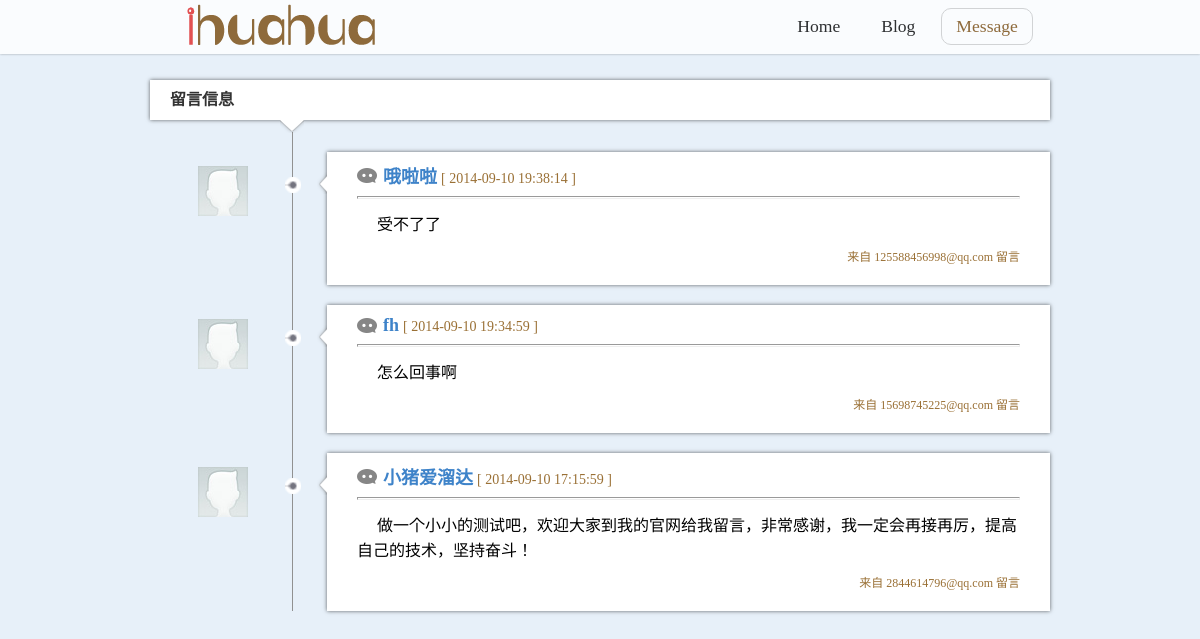
Page /show_content.php on the committed database.
### tables this page shows
CREATE TABLE IF NOT EXISTS `message` (
  `id` mediumint(6) unsigned NOT NULL AUTO_INCREMENT,
  `user` varchar(20) NOT NULL,
  `email` varchar(200) NOT NULL,
  `message` text NOT NULL,
  `date` datetime NOT NULL,
  PRIMARY KEY (`id`)
);

### show_content.php (the view, shortened to what this page needs)
<?php
	$query = mysql_query("SELECT user,email,message,date FROM message ORDER BY date DESC") or die('SQL 错误！');
	$result=array();
	while (!!$row = mysql_fetch_array($query, MYSQL_ASSOC)) {
		$result[]=$row;
	}
?>
<!DOCTYPE html>
<html>
<head>
<link href="" rel="stylesheet">
<link rel="stylesheet" href="css/base.css">
<link rel="stylesheet" href="css/message.css">
</head>
<body>
	<header id="header">
		<div class="top">
			<h1 id="logo"><img src="images/logo.png" alt=""></h1>
			<nav id="nav">
				<ul>
					<li><a href="index.html" target="_blank">Home</a></li>
					<li><a href="http://blog.ihuahua.cc" target="_blank">Blog</a></li>
					<li class="focus"><a href="javascript:;" target="_blank">Message</a></li>
				</ul>
			</nav>
		</div>
	</header>
	<div id="main">
		<div class="commend">
			<h2>留言信息</h2>
			<span class="message_down"></span>
		</div>
		<div class="content">
			<ul>
			<?php
				foreach($result as $key=>$value){ ?>
				<li>
					<div class="theme">
						<div class="img">
							<img src="images/small_face.jpg" alt="">
						</div>
						<div class="ico"></div>
						<div class="article">
							<div class="title">
								<i class="left_arrow"></i>
								<h4><?php echo $value['user'] ?></h4>
								<span>[ <?php echo $value['date'] ?> ]</span>
							</div>
							<hr>
							<p>
								<?php echo $value['message'] ?>
							</p>
							<div class="replay">
								来自 <?php echo $value['email'] ?> 留言
							</div>
						</div>
					</div>
				</li>
				<?php }; ?>
			</ul>
		</div>
	</div>
</body>
</html>

### css/base.css (style rules this page uses)
html { color:#000;background:#fff;-webkit-text-size-adjust:none;-ms-text-size-adjust:none; }
body,dl,dt,dd,ul,ol,li,h1,h2,h3,h4,form,input,textarea,p { margin:0;padding:0; }
ol,ul { list-style:none; }
img { border:0; }

### css/message.css (style rules this page uses)
html,body { background:#e7f0f9; width:100%; height: 100%; }
#header { position: fixed; z-index: 9995; left: 0; top: 0; width: 100%; background: #fff; height: 3.4em; line-height: 3.4em; box-shadow: 0 0 0.15em 0 rgba(0,0,0,0.4); opacity: 0.8; margin:0 auto; text-align: center; }
#header .top { width:75%; height: 3.4em; line-height: 3.4em; margin: 0 auto; position: relative; }
#logo { position: absolute; left: 1em; top: 0.1em; height: 1.6em; line-height: 1.6em; letter-spacing: -1px; }
#nav { position: absolute; right: 1em; top: 0.2em; height: 3em; line-height: 3em; }
#nav ul { margin: 0; }
#nav ul li { display: inline-block; margin-left: 0.3em; }
#nav ul li a { display: block; color: inherit; text-decoration: none; height: 2em; line-height: 2em; padding: 0 0.8em; outline: 0; margin:0 1px; border:1px solid #fff; font-size: 1.1em; }
#nav ul li a:hover,#nav ul li.focus a { border:1px solid #ccc; border-radius: 10px; color: #78490c; }
#main { width:75%; margin: 5em auto; border-radius: 4px; position: relative; min-width: 380px; }
#main .commend { width:100%; height: 40px; box-shadow: 0 0 4px rgba(0,0,0,0.6); background:#fff; }
#main .commend h2 { font-size: 16px; color: #333; padding-left: 20px; line-height: 40px; height: 40px; }
#main .commend .message_down { display: block; position: absolute; top:40px; left: 130px; background: url(../images/message_down.png) no-repeat; width:24px; height: 13px; }
#main .content { margin-top: 12px; padding:0 0 40px 40px; }
#main .content ul { margin-left:102px; border-left:1px solid #919191; }
#main .content ul li { position: relative; }
#main .content ul li .theme { padding:20px 0 0 34px; }
#main .content ul li .theme .article { background: #fff; position:relative; box-shadow: 0 0 4px rgba(0,0,0,0.6); padding:10px 30px 20px; cursor: pointer; min-width: 185px; }
#main .content .left_arrow { display: inline-block; width:10px; height: 22px; position: absolute; top:20px; left:-10px; background: url(../images/left_arrow.png) no-repeat; }
#main .content ul li .img { width:80px; height: 80px; text-align: center; position: absolute; top:34px; left:-110px; overflow: hidden; }
#main .content ul li .img img { max-width: 100%; }
#main .content ul li .ico { width:16px; height: 16px; position: absolute; top:45px; left:-8px; background: url(../images/message_ico.png) no-repeat 0 0; }
#main .content ul li h4 { display: inline-block; color:#333; font-size: 18px; color: #3e83c9; }
#main .content ul li span { color: #333; font-size: 14px; color: #9a7035; }
#main .content .article p { padding-top: 5px; line-height: 25px; text-indent: 20px; }
#main .content .article hr { height: 1px; color: #c6c6c6; }
#main .content .article .title { background: url(../images/weixin.png) no-repeat left center; padding-left: 26px; }
#main .content .article .replay { text-align: right; font-size: 12px; padding-top: 10px; color: #9a7035; }

### rows in the picture
message: user "哦啦啦", date "2014-09-10 19:38:14", message "受不了了", email "125588456998@qq.com"
message: user "fh", date "2014-09-10 19:34:59", message "怎么回事啊", email "15698745225@qq.com"
message: user "小猪爱溜达", date "2014-09-10 17:15:59", message "做一个小小的测试吧，欢迎大家到我的官网给我留言，非常感谢，我一定会再接再厉，提高自己的技术，坚持奋斗！", email "2844614796@qq.com"
